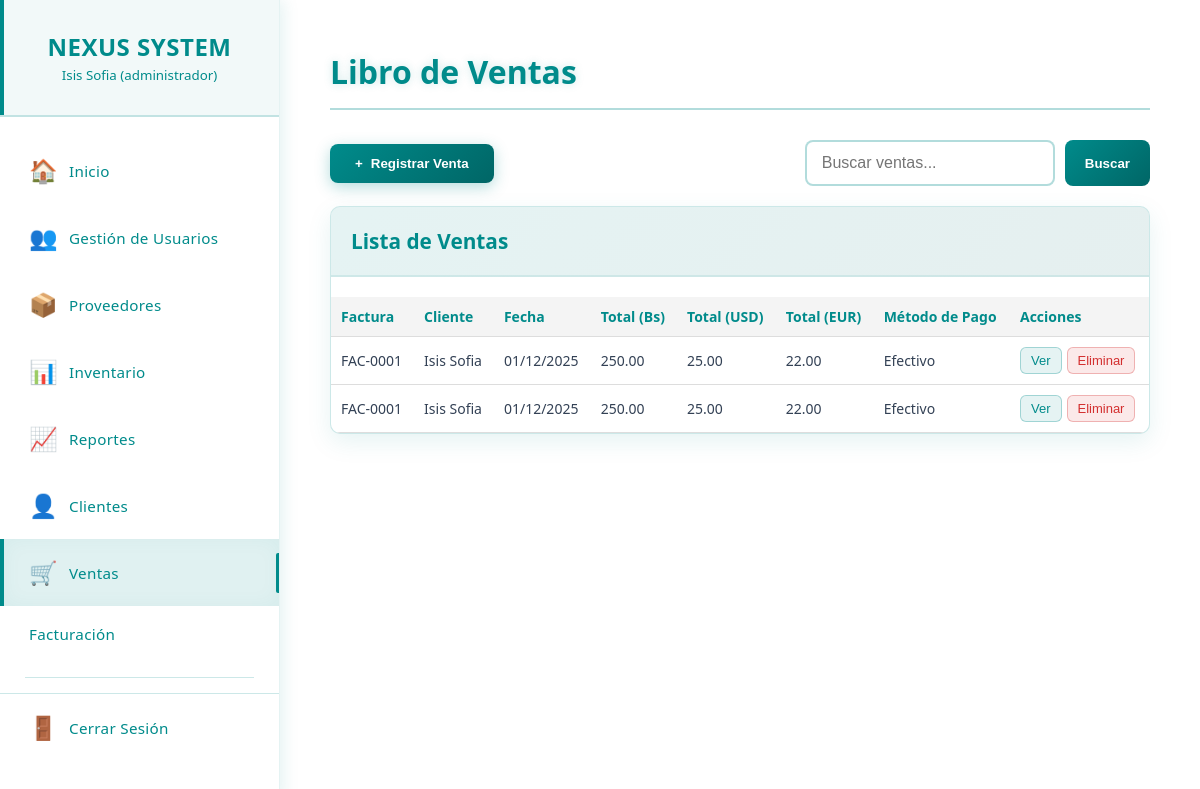
The app's page /venta.php (signed in), older data.
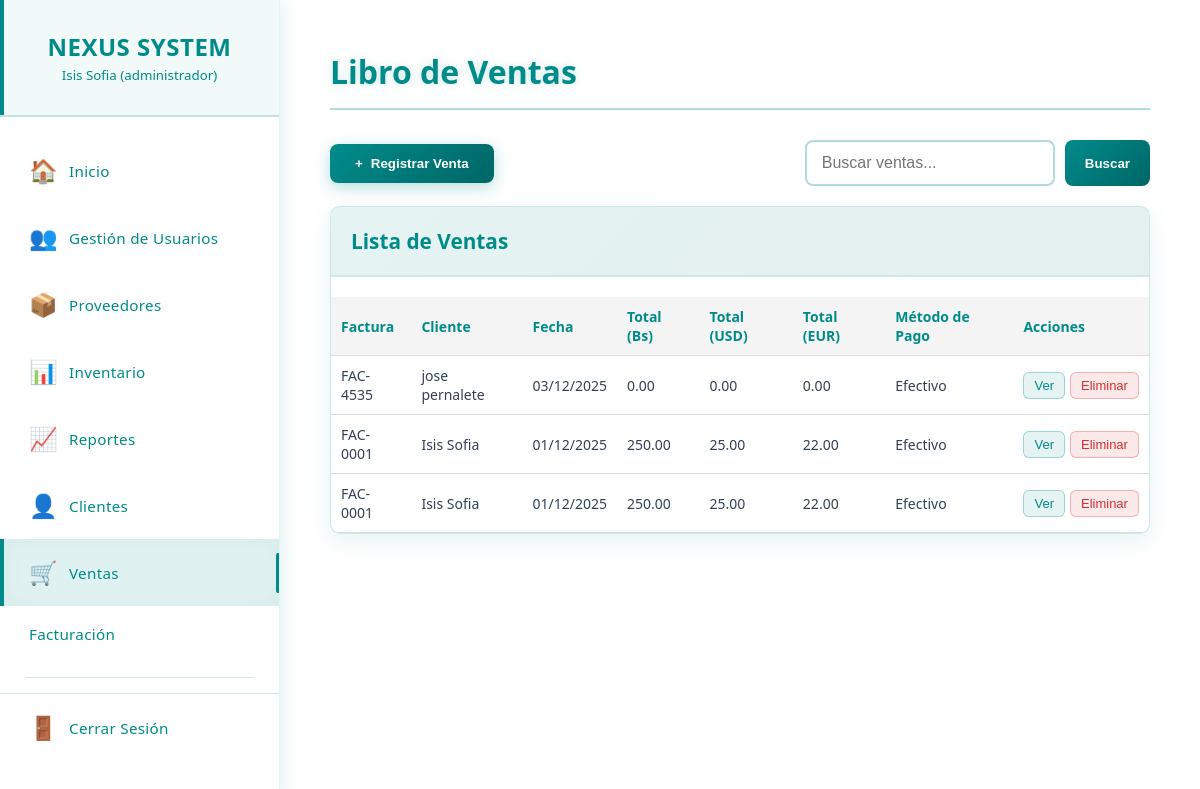
The same page, newer data.
### tables this page shows
CREATE TABLE `ventas` (
  `id_venta` int(11) NOT NULL,
  `cliente` varchar(100) DEFAULT NULL,
  `fecha` date DEFAULT NULL,
  `metodo_pago` varchar(50) DEFAULT NULL,
  `total_bs` decimal(10,2) DEFAULT NULL,
  `id_cliente` int(11) DEFAULT NULL,
  `total_usd` decimal(12,2) DEFAULT NULL,
  `total_eur` decimal(12,2) DEFAULT NULL,
  `tasa_usd` decimal(12,4) DEFAULT NULL,
  `tasa_eur` decimal(12,4) DEFAULT NULL,
  `nro_factura` varchar(20) DEFAULT NULL
);

### venta.php (the view, shortened to what this page needs)
<?php
require_once 'menu.php';
?>
<!DOCTYPE html>
<html lang="es">
<head>
  <link rel="stylesheet" href="css/ventas.css">
</head>
<body>
<main class="main-content">
  <div class="content-wrapper">
    <div class="page-header">
      <h1 class="page-title">Libro de Ventas</h1>
    </div>
    <div class="controls-container">
      <button class="btn-agregar" onclick="abrirModalVenta()">
        <span>+</span> Registrar Venta
      </button>
      <div class="filtros-container">
          <div class="search-container">
            <input type="text" name="busqueda" class="search-input" placeholder="Buscar ventas...">
            <button type="submit" class="btn-buscar">Buscar</button>
          </div>
      </div>
    </div>
    <div class="users-table">
  <div class="table-header">
    <h3>Lista de Ventas</h3>
  </div>
  <div class="table-container">
    <table>
      <thead>
  <tr>
    <th>Factura</th>
    <th>Cliente</th>
    <th>Fecha</th>
    <th>Total (Bs)</th>
    <th>Total (USD)</th>
    <th>Total (EUR)</th>
    <th>Método de Pago</th>
    <th>Acciones</th>
  </tr>
</thead>
<tbody>
  <?php
$sql = "SELECT * FROM ventas WHERE 1=1";
$params = [];
$sql .= " ORDER BY fecha DESC";
$stmt = $pdo->prepare($sql);
$stmt->execute($params);
  while ($venta = $stmt->fetch(PDO::FETCH_ASSOC)):
  ?>
  <tr>
  <td><?= htmlspecialchars($venta['nro_factura']) ?></td>
  <td><?= htmlspecialchars($venta['cliente']) ?></td>
  <td><?= date('d/m/Y', strtotime($venta['fecha'])) ?></td>
  <td><?= number_format($venta['total_bs'], 2) ?></td>
  <td><?= number_format($venta['total_usd'], 2) ?></td>
  <td><?= number_format($venta['total_eur'], 2) ?></td>
  <td><?= htmlspecialchars($venta['metodo_pago']) ?></td>
  <td>
    <div class="acciones-container">
      <button class="btn-action btn-editar">Ver</button>
      <button class="btn-action btn-eliminar">Eliminar</button>
    </div>
  </td>
</tr>
<?php endwhile; ?>
</tbody>
    </table>
  </div>
</div>
</div>
</div>
</body>
</html>

Row changes from the older to the newer data that the page shows:
added ventas: nro_factura "FAC-4535", cliente "jose pernalete", fecha "03/12/2025", total_bs "0.00", total_usd "0.00", total_eur "0.00", metodo_pago "Efectivo"
